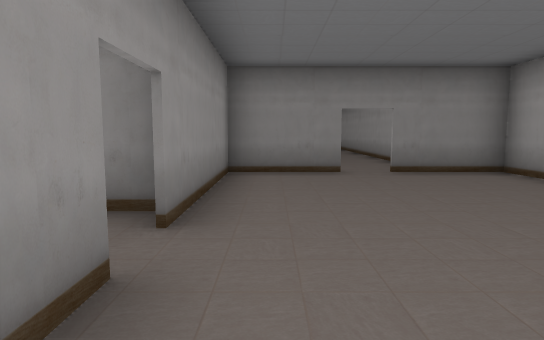
view 1 (above)

19 first-person views from a walk through a 3-D level made in the Unity game engine. The camera is 1.5 m above the floor, tilts 6° down and sees 75° across. The floor is counted in squares, 2 m on a side. Each view is taken from the middle of a square. On the plan, view 1 faces up. The plan holds only what a view shows up to about 11 squares ahead; the rest is blank. The player is left out.

view 2
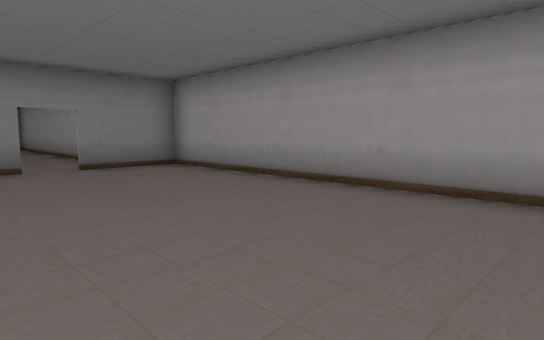

view 3
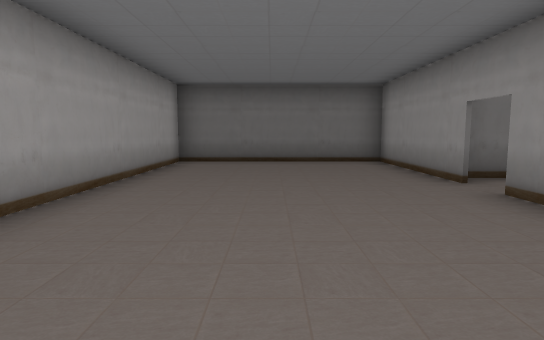

view 4
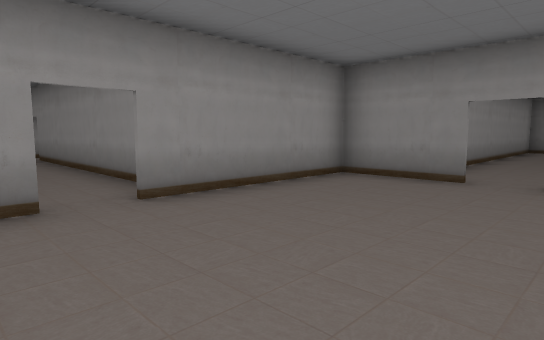

view 5
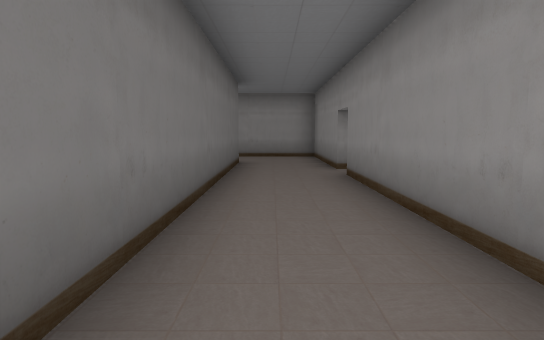

view 6
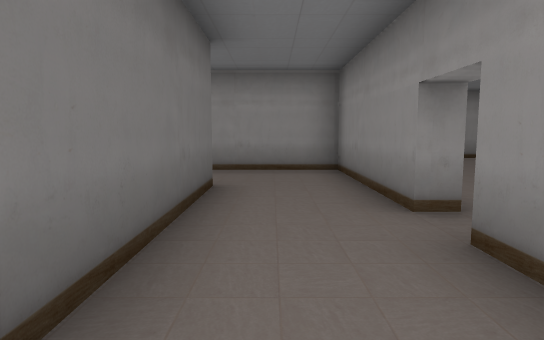

view 7
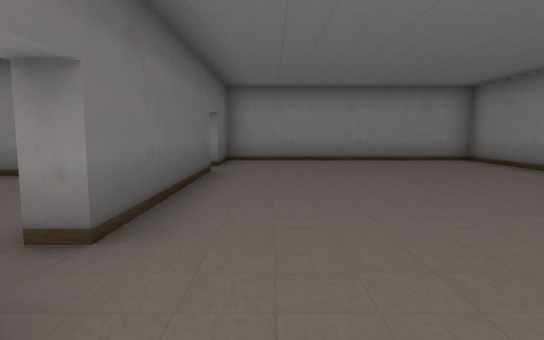

view 8
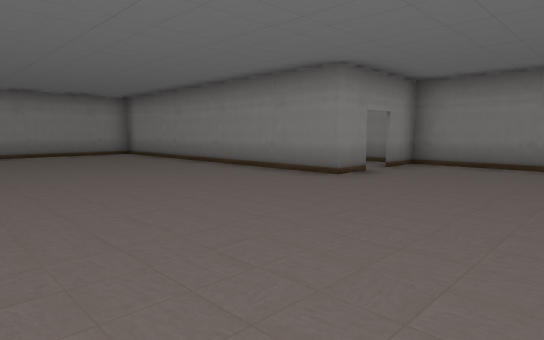

view 9
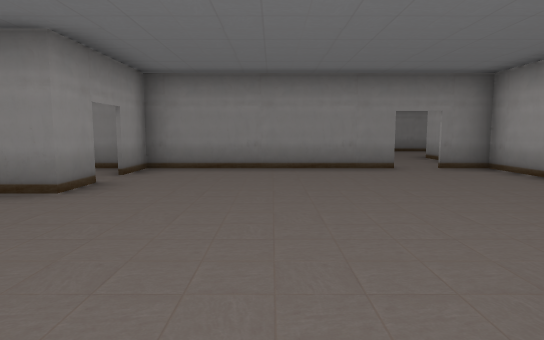

view 10
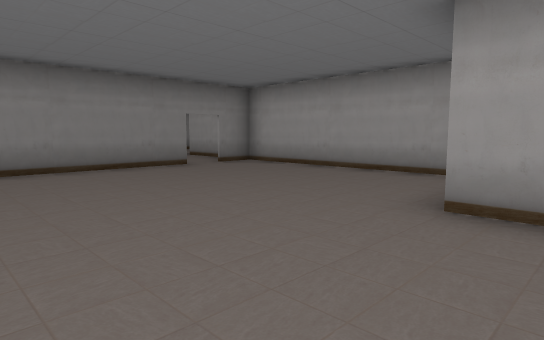

view 11
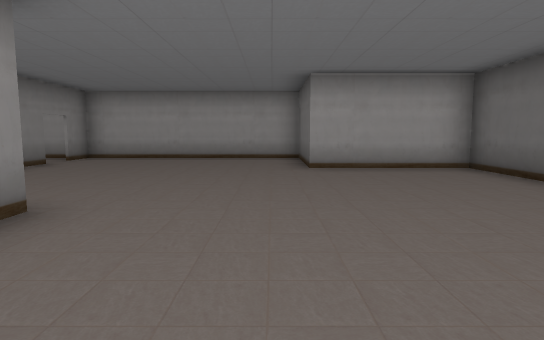

view 12
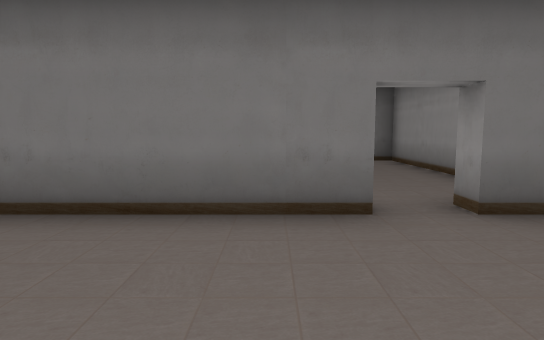

view 13
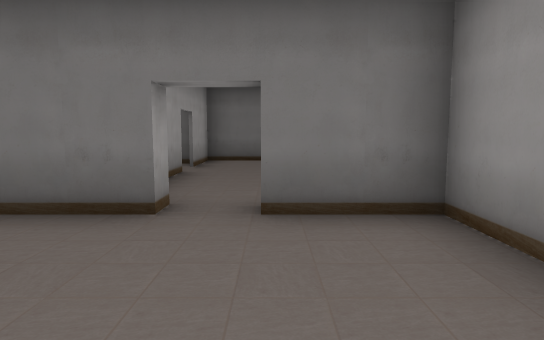

view 14
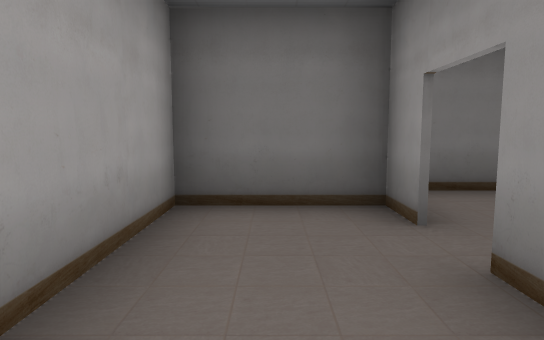

view 15
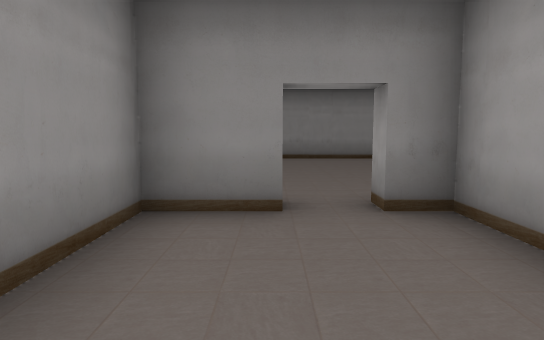

view 16
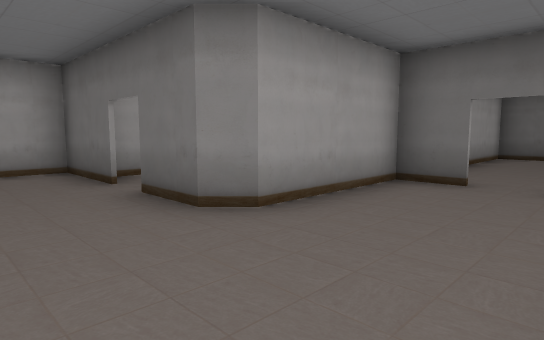

view 17
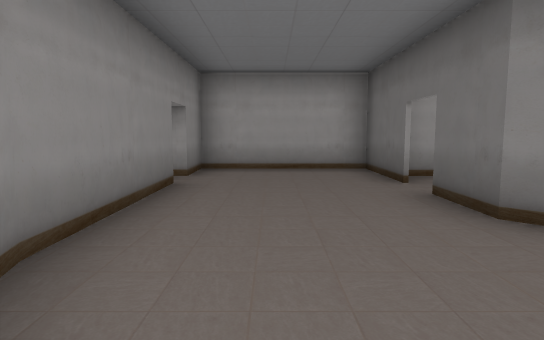

view 18
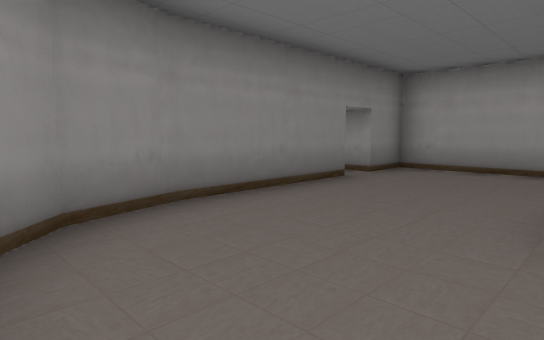

view 19
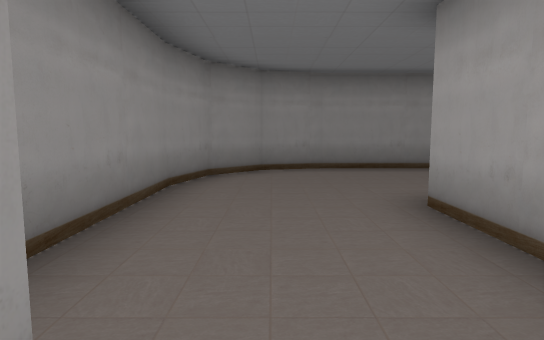

### Floor plan
Points are (right, up) in squares from view 1. A wall is a line through its corners. A room is listed if a view was taken in it or the views show most of it. See-through windows are left out.
Room 1 (views 1, 2, 4)
walls: (-0.8, 1.9) (-0.8, -2.2) (4.4, -2.2) (4.4, 6.7) (2.2, 6.7); (1.4, 6.7) (-0.8, 6.7) (-0.8, 2.6)
ways out: opening at (2, 7) to room 2; opening at (-1, 2) to room 3
Room 2 (view 3)
walls: (0.4, 14.1) (0.4, 9.8); (3.2, 16.1) (3.2, 16.6)
ways out: opening at (2, 7) to room 1; opening at (2, 17) to room 7
Room 3 (views 5, 6)
walls: (-9.3, 3.8) (-9.3, 3.3) (-11.5, 3.3); (-11, 1.2) (-1.2, 1.2); (-1, 3.3) (-8.4, 3.3)
ways out: opening at (-1, 2) to room 1; opening at (-9, 4) to room 4; opening at (-10.5, 2.5) to room 5
Room 4 (views 7, 8, 9, 10, 11, 12, 13, 19)
walls: (-7.7, 11.4) (-7.7, 10.3) (-16.6, 10.3) (-16.6, 3.8) (-14.9, 3.8); (-5.6, 3.8) (-3.5, 3.8) (-3.5, 7.2) (-0.4, 7.2) (-0.4, 13.4); (-7.7, 13.5) (-7.7, 12.2); (-13.9, 3.8) (-9.3, 3.8); (-2.4, 13.5) (-9, 13.5); (-0.4, 13.5) (-1.5, 13.5)
ways out: opening at (-9, 4) to room 3; gap at (-14.5, 4) to room 6; opening at (-2, 14) to room 7; opening at (-8, 12)
Room 5 (view 14)
walls: (-11.5, 3.3) (-13.9, 3.3); (-13.2, 3.4) (-13.2, 0.1)
ways out: opening at (-10.5, 2.5) to room 3; opening at (-12, 1) to room 8
Room 6 (view 15)
walls: (-13.3, 0.1) (-13.3, 3.4); (-13.9, 3.3) (-13.9, 3.8); (-14.9, 3.8) (-14.9, 3.3) (-16.2, 3.3) (-16.2, -2.6) (-13.3, -2.6) (-13.3, -0.8)
ways out: gap at (-14.5, 4) to room 4; opening at (-13, 0) to room 8
Room 7 (views 16, 17, 18)
walls: (2.2, 17) (4.4, 17) (4.4, 20.5) (3.2, 20.5) (3.2, 21.1); (-0.9, 20.5) (-2.2, 20.1) (-3.1, 19.2) (-3.5, 18) (-3.5, 15); (2.4, 20.5) (-1, 20.5); (-0.4, 13.4) (-0.4, 16.6) (0, 17) (1.4, 17); (-1.5, 13.6) (-0.4, 13.6)
ways out: opening at (2, 17) to room 2; opening at (-2, 14) to room 4; opening at (3, 21)
Room 8 (no view inside)
walls: (-13.2, -0.8) (-13.2, -1.6) (-11, -1.6) (-11, 0.8)
ways out: opening at (-12, 1) to room 5; opening at (-13, 0) to room 6

Where each view was taken, in squares from view 1:
view 1: 0 up, 0 right, facing up
view 2: 1 down, 0 right, facing up-right
view 3: 7 up, 2 right, facing down
view 4: 1 up, 3 right, facing up-left
view 5: 2 up, 2 left, facing left
view 6: 2 up, 6 left, facing left
view 7: 5 up, 7 left, facing left
view 8: 5 up, 4 left, facing up-left
view 9: 6 up, 5 left, facing up
view 10: 6 up, 7 left, facing up-right
view 11: 8 up, 11 left, facing right
view 12: 7 up, 13 left, facing down
view 13: 7 up, 15 left, facing down
view 14: 2 up, 12 left, facing down
view 15: 0 up, 15 left, facing up
view 16: 19 up, 3 left, facing down-right
view 17: 19 up, 3 left, facing right
view 18: 17 up, 3 left, facing up-right
view 19: 13 up, 2 left, facing up
